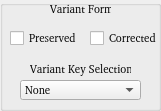
   <widget class="QGroupBox" name="groupBox">
    <property name="geometry">
     <rect>
      <x>590</x>
      <y>210</y>
      <width>161</width>
      <height>111</height>
     </rect>
    </property>
    <property name="title">
     <string/>
    </property>
    <widget class="QCheckBox" name="CorrectedCkBox">
     <property name="geometry">
      <rect>
       <x>90</x>
       <y>30</y>
       <width>71</width>
       <height>16</height>
      </rect>
     </property>
     <property name="font">
      <font>
       <family>FROMVS [MAXR]</family>
       <pointsize>8</pointsize>
      </font>
     </property>
     <property name="text">
      <string>Corrected</string>
     </property>
    </widget>
    <widget class="QCheckBox" name="PreservedCkBox">
     <property name="geometry">
      <rect>
       <x>10</x>
       <y>30</y>
       <width>71</width>
       <height>16</height>
      </rect>
     </property>
     <property name="font">
      <font>
       <family>FROMVS [MAXR]</family>
       <pointsize>8</pointsize>
      </font>
     </property>
     <property name="text">
      <string>Preserved</string>
     </property>
    </widget>
    <widget class="QLabel" name="FormLabel">
     <property name="geometry">
      <rect>
       <x>50</x>
       <y>0</y>
       <width>61</width>
       <height>17</height>
      </rect>
     </property>
     <property name="font">
      <font>
       <family>FROMVS [MAXR]</family>
       <pointsize>8</pointsize>
      </font>
     </property>
     <property name="text">
      <string>Variant Form</string>
     </property>
    </widget>
    <widget class="QLabel" name="ErrorCodeLabel">
     <property name="geometry">
      <rect>
       <x>30</x>
       <y>60</y>
       <width>101</width>
       <height>17</height>
      </rect>
     </property>
     <property name="font">
      <font>
       <family>FROMVS [MAXR]</family>
       <pointsize>8</pointsize>
      </font>
     </property>
     <property name="text">
      <string>Variant Key Selection</string>
     </property>
    </widget>
    <widget class="QComboBox" name="ErrorCodeCombo">
     <property name="geometry">
      <rect>
       <x>20</x>
       <y>80</y>
       <width>121</width>
       <height>20</height>
      </rect>
     </property>
     <property name="font">
      <font>
       <family>FROMVS [MAXR]</family>
       <pointsize>8</pointsize>
      </font>
     </property>
     <item>
      <property name="text">
       <string>None</string>
      </property>
     </item>
     <item>
      <property name="text">
       <string>Addition-A</string>
      </property>
     </item>
     <item>
      <property name="text">
       <string>Diacritic-D</string>
      </property>
     </item>
     <item>
      <property name="text">
       <string>RMAC-M</string>
      </property>
     </item>
     <item>
      <property name="text">
       <string>Omission-O</string>
      </property>
     </item>
     <item>
      <property name="text">
       <string>Punctuation-P</string>
      </property>
     </item>
     <item>
      <property name="text">
       <string>Strong's-S</string>
      </property>
     </item>
     <item>
      <property name="text">
       <string>Spelling-X</string>
      </property>
     </item>
     <item>
      <property name="text">
       <string>Spacing-Y</string>
      </property>
     </item>
     <item>
      <property name="text">
       <string>Printing-Z</string>
      </property>
     </item>
     <item>
      <property name="text">
       <string>Translation-T</string>
      </property>
     </item>
    </widget>
   </widget>
